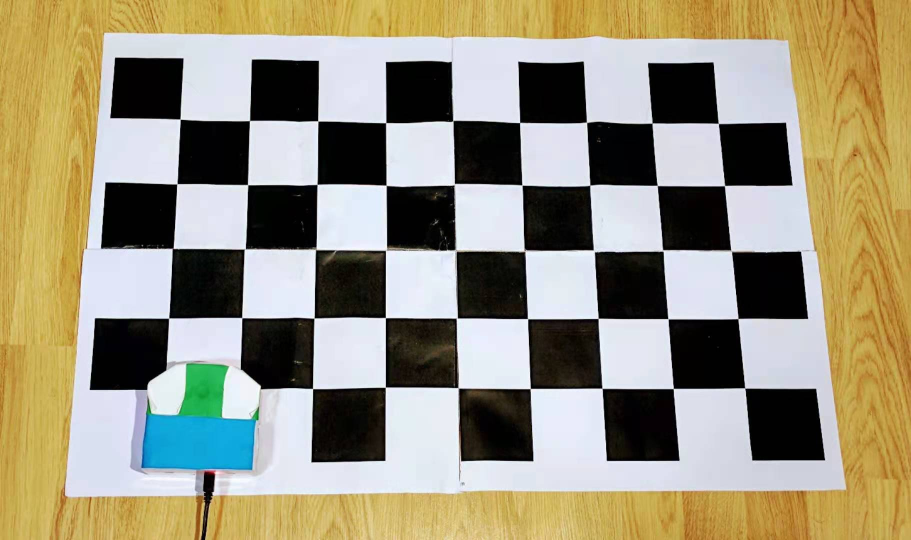
#> input picture img/Setup_without_video.jpg, 1822 x 1080 px (shown at 1/2 size)
$ python -i vision_func.py   (imports and definitions only)
#> lines starting #> are read from the running program, lines starting #| are printed output that depends on the picture; after the words box and inside, x2 and y2 are one past the last pixel; in counts of white or black regions, pixels touching at a corner belong together
import cv2
import matplotlib.pyplot as plt
import os
import pickle
import numpy as np

# [11 lines left out: functions delet_contours, mask_from_contours, not called in this run]

pink_lower = np.array([100, 95, 110])
pink_upper = np.array([150, 155, 200])
yellow_lower = np.array([85, 100, 170])
yellow_upper = np.array([120, 125, 210])
red_lower = np.array([100, 130, 145])
red_upper = np.array([132, 170, 215])
orange_lower = np.array([95, 124, 165])
orange_upper = np.array([115, 175, 205])
green_lower = np.array([30, 130, 90])
green_upper = np.array([60, 175, 132])
blue_lower = np.array([15, 175, 110])
blue_upper = np.array([25, 230, 165])

def transform_img(frame):
    HSV = cv2.cvtColor(frame, cv2.COLOR_RGB2HSV)
#> HSV: shape (1080, 1822, 3); mean H, S, V 64.2, 90.7, 163.1
    HSV_blur = cv2.GaussianBlur(HSV, (7, 7), 0)
#> HSV_blur: shape (1080, 1822, 3); mean H, S, V 64.2, 90.7, 163.1
    pink_mask=cv2.inRange(HSV_blur,pink_lower,pink_upper)
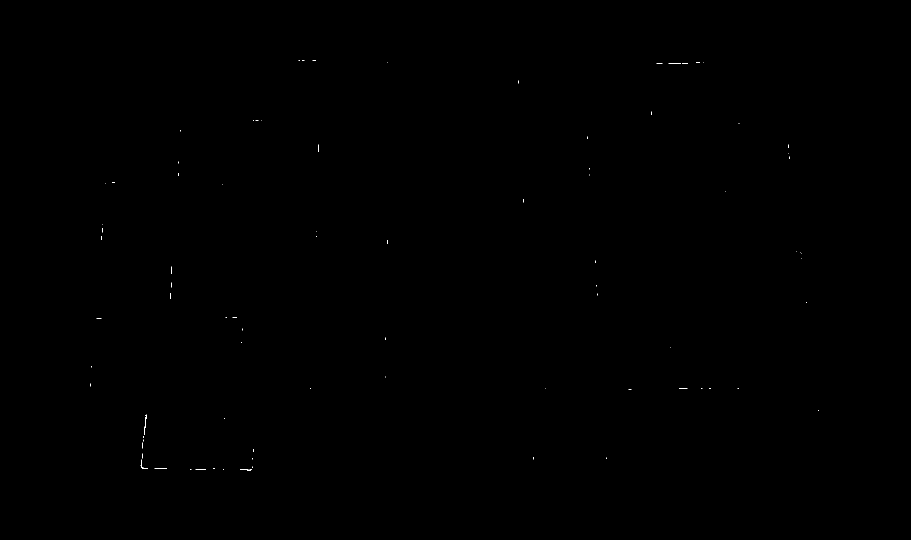
#> pink_mask: shape (1080, 1822) (shown at 1/2 size); 0.03% white in thin lines or dots, all inside (x1, y1, x2, y2) = (180, 121, 1638, 941)
    pink_mask[70:350,:]=0 #remove the red which is similar to pink corners
#> pink_mask: shape (1080, 1822); 0.02% white in thin lines or dots, all inside (x1, y1, x2, y2) = (180, 350, 1638, 941)
    pink_mask[:,100:500]=0 #remove the red which is similar to pink corners
#> pink_mask: shape (1080, 1822); 0.01% white in thin lines or dots, all inside (x1, y1, x2, y2) = (500, 350, 1638, 941)
    contours, hierarchy = cv2.findContours(pink_mask, cv2.RETR_TREE, cv2.CHAIN_APPROX_NONE)  # for opencv3.4
#> contours = 31 contours, all with area under 20
    corner_points = []
    for i in range(len(contours)):
        if (cv2.contourArea(contours[i]) > 200):
            mom = cv2.moments(contours[i])
            corner_points.append((int(mom['m10'] / mom['m00']), int(mom['m01'] / mom['m00'])))
#> this loop made 31 passes
#> after the loop, corner_points = []
    if len(corner_points) != 4:
        print("failure in identifying corners")
        print(corner_points)
    corner_points=sorted(corner_points, key=lambda x: (int(x[1]), int(x[0]))) #topleft,topright,bottomleft,bottomright
#> (the run stopped early here; a loop or call above may not have finished)
